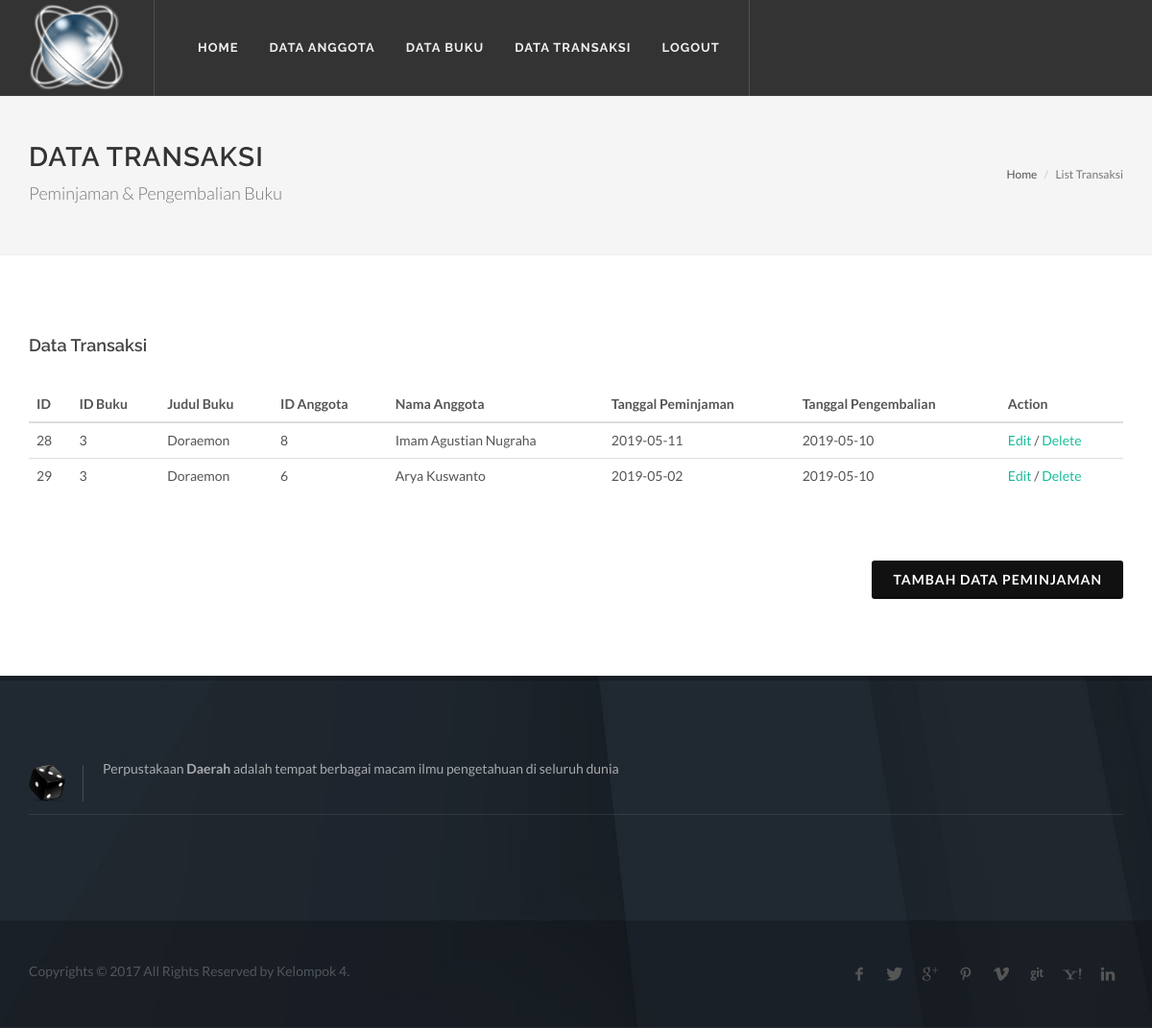
Screenshot of /data_transaksi.php with the database file from the repository.
### tables this page shows
CREATE TABLE `peminjaman` (
  `id_pinjam` int(11) NOT NULL,
  `id_buku` int(11) NOT NULL,
  `id_anggota` int(11) NOT NULL,
  `tgl_pinjam` date NOT NULL,
  `tgl_kembali` date NOT NULL
);

CREATE TABLE `buku` (
  `id_buku` int(11) NOT NULL,
  `judul` varchar(50) NOT NULL,
  `penerbit` varchar(50) NOT NULL,
  `tahun` int(11) NOT NULL,
  `pengarang` varchar(50) NOT NULL
);

CREATE TABLE `anggota` (
  `id_anggota` int(11) NOT NULL,
  `nama_anggota` varchar(50) NOT NULL,
  `jk` varchar(30) NOT NULL,
  `alamat` varchar(100) NOT NULL
);

### data_transaksi.php (the view, shortened to what this page needs)
<!DOCTYPE html>
<html dir="ltr" lang="en-US">
<head>
    <link rel="stylesheet" href="css/bootstrap.css" type="text/css" />
    <link rel="stylesheet" href="style.css" type="text/css" />
    <link rel="stylesheet" href="css/dark.css" type="text/css" />
    <link rel="stylesheet" href="css/font-icons.css" type="text/css" />
    <link rel="stylesheet" href="css/animate.css" type="text/css" />
    <link rel="stylesheet" href="css/magnific-popup.css" type="text/css" />
    <link rel="stylesheet" href="css/components/bs-select.css" type="text/css" />
    <link rel="stylesheet" href="css/responsive.css" type="text/css" />
</head>
<body class="stretched">
<div id="wrapper" class="clearfix">
    <?php
    include "header.php";
    ?>
    <section id="page-title">
        <div class="container clearfix">
            <h1>Data Transaksi</h1>
            <span>Peminjaman & Pengembalian Buku</span>
            <ol class="breadcrumb">
                <li><a href="#">Home</a></li>
                <li class="active">List Transaksi</li>
            </ol>
        </div>
    </section>
    <section id="content">
        <div class="content-wrap">
            <div class="container clearfix">
                <div class="col_full">
                    <h4>Data Transaksi</h4>
                    <div class="table-responsive">
                        <table class="table">
                            <thead>
                                <tr>
                                    <th>ID</th>
                                    <th>ID Buku</th>
                                    <th>Judul Buku</th>
                                    <th>ID Anggota</th>
                                    <th>Nama Anggota</th>
                                    <th>Tanggal Peminjaman</th>
                                    <th>Tanggal Pengembalian</th>
                                    <th>Action</th>
                                </tr>
                            </thead>
                            <tbody>
                            <?php
                            require_once "koneksi.php";
                            $sql_rule = mysqli_query($con, "SELECT * FROM peminjaman JOIN buku ON buku.id_buku=peminjaman.id_buku JOIN anggota ON anggota.id_anggota=peminjaman.id_anggota ") or die ("Gagal " . mysqli_error($con));
                            while($tampil_rule = mysqli_fetch_array($sql_rule)){
                                ?>
                                <tr>
                                    <td><?php echo $tampil_rule['id_pinjam']; ?></td>
                                    <td><?php echo $tampil_rule['id_buku']; ?></td>
                                    <td><?php echo $tampil_rule['judul']; ?></td>
                                    <td><?php echo $tampil_rule['id_anggota']; ?></td>
                                    <td><?php echo $tampil_rule['nama_anggota']; ?></td>
                                    <td><?php echo $tampil_rule['tgl_pinjam']; ?></td>
                                    <td><?php echo $tampil_rule['tgl_kembali']; ?></td>
                                    <td><a href="add_transaksi.php?edit=<?php echo $tampil_rule['id_pinjam']; ?>">Edit</a> / <a href="action.php?action=delete-peminjaman&id=<?php echo $tampil_rule['id_pinjam']; ?>">Delete</a></td>
                                </tr>
                            <?php };?>
                            </tbody>
                        </table>
                    </div>
                </div>
                <div class="col_full">
                    <a class="button button-3d button-black nomargin fright" href="add_transaksi.php">Tambah Data Peminjaman</a>
                </div>
            </div>
        </div>
    </section>
    <?php include "footer.php"; ?>
</div>
<link rel="stylesheet" href="css/components/bs-select.css" type="text/css" />
</body>
</html>

### header.php (shortened to what this page needs)
<header id="header" class="full-header dark">
    <div id="header-wrap">
        <div class="container clearfix">
            <div id="logo">
                <a href="index.php" class="standard-logo" data-dark-logo="images/logo.png"><img src="images/logo.png" alt="Canvas Logo"></a>
            </div>
            <nav id="primary-menu" class="style-2">
                <ul>
          					<li class=\"current\"><a href="dashboard.php"><div>Home</div></a></li>
          					<li><a href="data_anggota.php"><div>Data Anggota</div></a></li>
          					<li><a href="data_buku.php"><div>Data Buku</div></a></li>
          					<li><a href="data_transaksi.php"><div>Data Transaksi</div></a></li>
                    <li><a href="proses_login.php?action=logout"><div>Logout</div></a></li>
				        </ul>
            </nav>
        </div>
    </div>
</header>

### footer.php
<footer id="footer" class="dark" style="background: url('images/footer-bg.jpg') repeat fixed; background-size: 100% 100%;">
    <div class="container">
        <div class="footer-widgets-wrap clearfix">
            <div class="col_full">
                <div class="widget clearfix">
                    <img src="images/logo-foot.png" width="5%" alt="" class="alignleft" style="margin-top: 8px; padding-right: 18px; border-right: 1px solid #4A4A4A;">
                    <p>Perpustakaan <strong>Daerah</strong> adalah tempat berbagai macam ilmu pengetahuan di seluruh dunia</p>
                    <div class="line" style="margin: 30px 0;"></div>
                </div>
            </div>
        </div>
    </div>
    <div id="copyrights">
        <div class="container clearfix">
            <div class="col_half">
                Copyrights &copy; 2017 All Rights Reserved by Kelompok 4.
            </div>
            <div class="col_half col_last tright">
                <div class="fright clearfix">
                    <a href="#" class="social-icon si-small si-borderless nobottommargin si-facebook">
                        <i class="icon-facebook"></i>
                        <i class="icon-facebook"></i>
                    </a>
                    <a href="#" class="social-icon si-small si-borderless nobottommargin si-twitter">
                        <i class="icon-twitter"></i>
                        <i class="icon-twitter"></i>
                    </a>
                    <a href="#" class="social-icon si-small si-borderless nobottommargin si-gplus">
                        <i class="icon-gplus"></i>
                        <i class="icon-gplus"></i>
                    </a>
                    <a href="#" class="social-icon si-small si-borderless nobottommargin si-pinterest">
                        <i class="icon-pinterest"></i>
                        <i class="icon-pinterest"></i>
                    </a>
                    <a href="#" class="social-icon si-small si-borderless nobottommargin si-vimeo">
                        <i class="icon-vimeo"></i>
                        <i class="icon-vimeo"></i>
                    </a>
                    <a href="#" class="social-icon si-small si-borderless nobottommargin si-github">
                        <i class="icon-github"></i>
                        <i class="icon-github"></i>
                    </a>
                    <a href="#" class="social-icon si-small si-borderless nobottommargin si-yahoo">
                        <i class="icon-yahoo"></i>
                        <i class="icon-yahoo"></i>
                    </a>
                    <a href="#" class="social-icon si-small si-borderless nobottommargin si-linkedin">
                        <i class="icon-linkedin"></i>
                        <i class="icon-linkedin"></i>
                    </a>
                </div>
            </div>
        </div>
    </div>
</footer>

### css/dark.css (style rules this page uses)
.dark, .dark h1, .dark h2, .dark h3, .dark h4, .dark h5, .dark h6 { color: #EEE; }
.dark .line, .dark .double-line { border-top-color: rgba(255,255,255,0.1); }
.dark #header:not(.transparent-header), #header.dark:not(.transparent-header) { background-color: #333; border-bottom: 1px solid rgba(255,255,255,0.05); }
.dark #header.full-header #header-wrap:not(.not-dark), #header.full-header.dark #header-wrap:not(.not-dark) { border-bottom-color: rgba(255,255,255,0.15); }
.dark #logo a { color: #FFF; }
.dark #header.full-header #header-wrap:not(.not-dark) #logo, #header.full-header.dark #header-wrap:not(.not-dark) #logo { border-right-color: rgba(255,255,255,0.15); }
.dark #header-wrap:not(.not-dark) #primary-menu > ul > li > a, .dark #header-wrap:not(.not-dark) #primary-menu > .container > ul > li > a, .dark.overlay-menu #header-wrap:not(.not-dark) #primary-menu > ul > li > a, .overlay-menu #primary-menu.dark > ul > li > a, .dark.overlay-menu #header-wrap:not(.not-dark) #primary-menu > #overlay-menu-close, .overlay-menu #primary-menu.dark > #overlay-menu-close, .dark #header-wrap:not(.not-dark) #top-search a, .dark #header-wrap:not(.not-dark) #top-cart a, .dark #header-wrap:not(.not-dark) #side-panel-trigger a, .dark #header-wrap:not(.not-dark) #top-account a, .dark #top-cart .top-cart-item-desc a, body.top-search-open .dark #header-wrap:not(.not-dark) #top-search a, .dark #header-wrap:not(.not-dark) #top-search a:hover, .dark #header-wrap:not(.not-dark) #top-cart a:hover, .dark #header-wrap:not(.not-dark) #side-panel-trigger a:hover, .dark #header-wrap:not(.not-dark) #top-account a:hover, .dark #header-wrap:not(.not-dark) #top-search form input { color: #EEE; text-shadow: 1px 1px 1px rgba(0,0,0,0.1); }
.dark #header.full-header #header-wrap:not(.not-dark) #primary-menu > ul, #header.full-header.dark #header-wrap:not(.not-dark) #primary-menu > ul { border-right-color: rgba(255,255,255,0.15); }
.dark #primary-menu.style-2:not(.not-dark) { border-top-color: rgba(255,255,255,0.1); }
.dark .social-icon { color: #DDD !important; border-color: #DDD; }
.dark #footer .social-icon.si-borderless, #footer.dark .social-icon.si-borderless { color: #555 !important; }
.dark .social-icon i:last-child { color: #FFF !important; }
#footer.dark, .dark #footer { background-color: #333; color: #CCC; border-top-color: rgba(0,0,0,0.2); }
.dark #copyrights { background-color: rgba(0,0,0,0.2); color: rgba(255,255,255,0.25); text-shadow: 1px 1px 1px rgba(0,0,0,0.1); }
.dark .widget p { opacity: 0.8; }

### rows the page displays
peminjaman: id_pinjam "28", id_buku.id_buku "3", id_buku.judul "Doraemon", id_anggota.id_anggota "8", id_anggota.nama_anggota "Imam Agustian Nugraha", tgl_pinjam "2019-05-11", tgl_kembali "2019-05-10"
peminjaman: id_pinjam "29", id_buku.id_buku "3", id_buku.judul "Doraemon", id_anggota.id_anggota "6", id_anggota.nama_anggota "Arya Kuswanto", tgl_pinjam "2019-05-02", tgl_kembali "2019-05-10"
